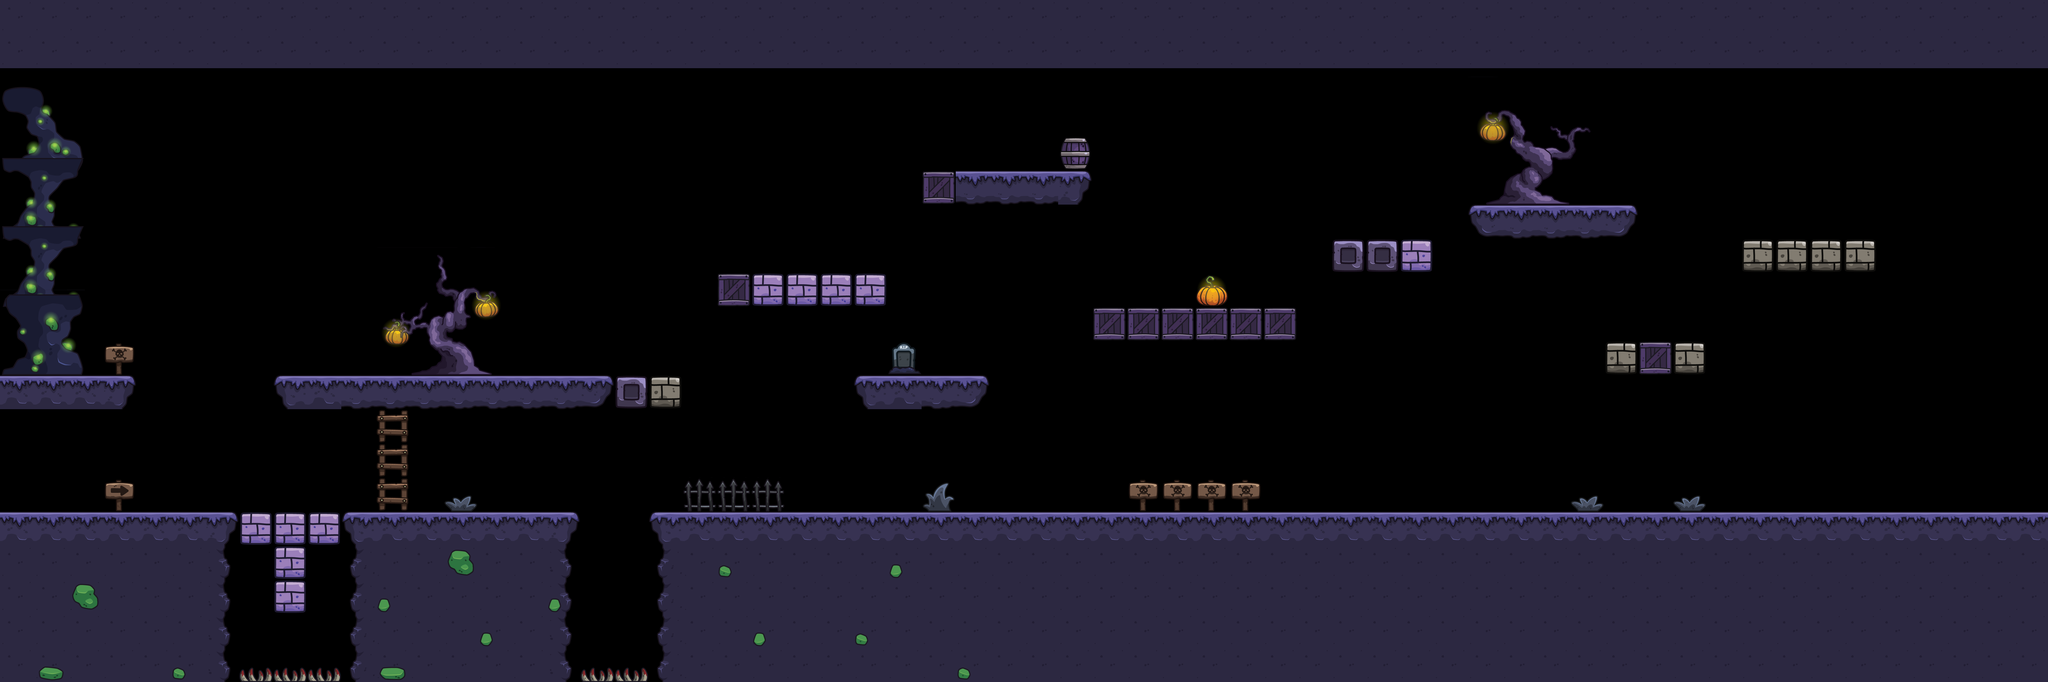

Tiled map render using the project's own tile images. Description and the map definition, with tile-layer contents summarised, below:
An orthogonal 60x20 tile map with 128x128 px tiles, 3 tile layers (BaseLayer, CeilingLayer, BackgroundLayer), 2 tilesets and 17 objects.

<map version="1.8" tiledversion="1.8.5" orientation="orthogonal" renderorder="left-down" width="60" height="20" tilewidth="128" tileheight="128" infinite="0" nextlayerid="8" nextobjectid="1">
 <tileset firstgid="1" name="Floor" tilewidth="320" tileheight="320" tilecount="30" columns="0">
  <grid orientation="orthogonal" width="10" height="10" />
  <tile id="0">
   <properties>
    <property name="floor" value="" />
   </properties>
   <image width="128" height="128" source="craftpix-561771-cartoon-2d-platformer-tileset/PNG/Platformer/Cartoon Spooky Level Set_Platformer - Bonus.png" />
   <objectgroup draworder="index" id="2">
    <object id="1" x="0" y="0" />
    <object id="2" x="0" y="0" />
    <object id="4" x="0" y="0" />
    <object id="3" x="128" y="-128" />
    <object id="5" x="0" y="0" />
    <object id="6" x="0" y="0" />
    <object id="7" x="256" y="-384" />
    <object id="8" x="128" y="0" />
    <object id="9" x="128" y="128" />
    <object id="10" x="0" y="128" />
    <object id="11" x="0" y="0" height="128" />
    <object id="12" x="0" y="0" />
    <object id="13" x="0" y="0" />
    <object id="14" x="5" y="3" width="118" height="122" />
    <object id="15" x="128" y="0" />
    <object id="16" x="128" y="0" />
    <object id="17" x="0" y="-256" width="128" height="128" />
   </objectgroup>
  </tile>
  <tile id="1">
   <properties>
    <property name="blocked" value="true" />
   </properties>
   <image width="128" height="128" source="craftpix-561771-cartoon-2d-platformer-tileset/PNG/Platformer/Cartoon Spooky Level Set_Platformer - Brick 01.png" />
  </tile>
  <tile id="2">
   <properties>
    <property name="blocked" value="true" />
   </properties>
   <image width="128" height="128" source="craftpix-561771-cartoon-2d-platformer-tileset/PNG/Platformer/Cartoon Spooky Level Set_Platformer - Brick 02.png" />
  </tile>
  <tile id="3">
   <image width="64" height="64" source="craftpix-561771-cartoon-2d-platformer-tileset/PNG/Platformer/Cartoon Spooky Level Set_Platformer - Bridge 01.png" />
  </tile>
  <tile id="4">
   <image width="64" height="64" source="craftpix-561771-cartoon-2d-platformer-tileset/PNG/Platformer/Cartoon Spooky Level Set_Platformer - Bridge 02.png" />
  </tile>
  <tile id="5">
   <properties>
    <property name="blocked" value="true" />
   </properties>
   <image width="128" height="128" source="craftpix-561771-cartoon-2d-platformer-tileset/PNG/Platformer/Cartoon Spooky Level Set_Platformer - Ground 01.png" />
  </tile>
  <tile id="6">
   <properties>
    <property name="blocked" value="true" />
   </properties>
   <image width="128" height="128" source="craftpix-561771-cartoon-2d-platformer-tileset/PNG/Platformer/Cartoon Spooky Level Set_Platformer - Ground 02.png" />
  </tile>
  <tile id="7">
   <properties>
    <property name="blocked" value="true" />
   </properties>
   <image width="128" height="128" source="craftpix-561771-cartoon-2d-platformer-tileset/PNG/Platformer/Cartoon Spooky Level Set_Platformer - Ground 03.png" />
  </tile>
  <tile id="8">
   <properties>
    <property name="blocked" value="true" />
   </properties>
   <image width="128" height="128" source="craftpix-561771-cartoon-2d-platformer-tileset/PNG/Platformer/Cartoon Spooky Level Set_Platformer - Ground 04.png" />
  </tile>
  <tile id="9">
   <properties>
    <property name="blocked" value="true" />
   </properties>
   <image width="128" height="128" source="craftpix-561771-cartoon-2d-platformer-tileset/PNG/Platformer/Cartoon Spooky Level Set_Platformer - Ground 05.png" />
  </tile>
  <tile id="10">
   <properties>
    <property name="blocked" value="true" />
   </properties>
   <image width="128" height="128" source="craftpix-561771-cartoon-2d-platformer-tileset/PNG/Platformer/Cartoon Spooky Level Set_Platformer - Ground 06.png" />
  </tile>
  <tile id="11">
   <properties>
    <property name="blocked" value="true" />
   </properties>
   <image width="128" height="128" source="craftpix-561771-cartoon-2d-platformer-tileset/PNG/Platformer/Cartoon Spooky Level Set_Platformer - Ground 07.png" />
  </tile>
  <tile id="12">
   <properties>
    <property name="blocked" value="true" />
   </properties>
   <image width="128" height="128" source="craftpix-561771-cartoon-2d-platformer-tileset/PNG/Platformer/Cartoon Spooky Level Set_Platformer - Ground 08.png" />
  </tile>
  <tile id="13">
   <image width="128" height="128" source="craftpix-561771-cartoon-2d-platformer-tileset/PNG/Platformer/Cartoon Spooky Level Set_Platformer - Ground 09.png" />
  </tile>
  <tile id="14">
   <properties>
    <property name="blocked" value="true" />
   </properties>
   <image width="128" height="128" source="craftpix-561771-cartoon-2d-platformer-tileset/PNG/Platformer/Cartoon Spooky Level Set_Platformer - Ground 10.png" />
  </tile>
  <tile id="15">
   <properties>
    <property name="blocked" value="true" />
   </properties>
   <image width="128" height="128" source="craftpix-561771-cartoon-2d-platformer-tileset/PNG/Platformer/Cartoon Spooky Level Set_Platformer - Ground 11.png" />
  </tile>
  <tile id="16">
   <properties>
    <property name="blocked" value="true" />
   </properties>
   <image width="128" height="128" source="craftpix-561771-cartoon-2d-platformer-tileset/PNG/Platformer/Cartoon Spooky Level Set_Platformer - Ground 12.png" />
  </tile>
  <tile id="17">
   <image width="128" height="128" source="craftpix-561771-cartoon-2d-platformer-tileset/PNG/Platformer/Cartoon Spooky Level Set_Platformer - Ground 13.png" />
  </tile>
  <tile id="18">
   <image width="320" height="320" source="craftpix-561771-cartoon-2d-platformer-tileset/PNG/Platformer/Cartoon Spooky Level Set_Platformer - Ground Additional 01.png" />
  </tile>
  <tile id="19">
   <image width="320" height="320" source="craftpix-561771-cartoon-2d-platformer-tileset/PNG/Platformer/Cartoon Spooky Level Set_Platformer - Ground Additional 02.png" />
  </tile>
  <tile id="20">
   <image width="320" height="320" source="craftpix-561771-cartoon-2d-platformer-tileset/PNG/Platformer/Cartoon Spooky Level Set_Platformer - Ground Additional 03.png" />
  </tile>
  <tile id="21">
   <image width="320" height="320" source="craftpix-561771-cartoon-2d-platformer-tileset/PNG/Platformer/Cartoon Spooky Level Set_Platformer - Ground Additional 04.png" />
  </tile>
  <tile id="22">
   <image width="128" height="320" source="craftpix-561771-cartoon-2d-platformer-tileset/PNG/Platformer/Cartoon Spooky Level Set_Platformer - Ground Additional 05.png" />
  </tile>
  <tile id="23">
   <image width="128" height="320" source="craftpix-561771-cartoon-2d-platformer-tileset/PNG/Platformer/Cartoon Spooky Level Set_Platformer - Ground Additional 06.png" />
  </tile>
  <tile id="24">
   <properties>
    <property name="blocked" value="true" />
   </properties>
   <image width="320" height="320" source="craftpix-561771-cartoon-2d-platformer-tileset/PNG/Platformer/Cartoon Spooky Level Set_Platformer - Ground Additional 07.png" />
  </tile>
  <tile id="25">
   <image width="128" height="128" source="craftpix-561771-cartoon-2d-platformer-tileset/PNG/Platformer/Cartoon Spooky Level Set_Platformer - Ladder.png" />
  </tile>
  <tile id="26">
   <properties>
    <property name="killed" value="true" />
   </properties>
   <image width="128" height="64" source="craftpix-561771-cartoon-2d-platformer-tileset/PNG/Platformer/Cartoon Spooky Level Set_Platformer - Spikes.png" />
  </tile>
  <tile id="27">
   <properties>
    <property name="blocked" value="true" />
   </properties>
   <image width="128" height="128" source="craftpix-561771-cartoon-2d-platformer-tileset/PNG/Platformer/Cartoon Spooky Level Set_Platformer - Stone.png" />
  </tile>
  <tile id="28">
   <image width="128" height="128" source="craftpix-561771-cartoon-2d-platformer-tileset/PNG/Platformer/Cartoon Spooky Level Set_Platformer - Wooden Barrel.png" />
  </tile>
  <tile id="29">
   <properties>
    <property name="blocked" value="true" />
   </properties>
   <image width="129" height="128" source="craftpix-561771-cartoon-2d-platformer-tileset/PNG/Platformer/Cartoon Spooky Level Set_Platformer - Wooden Box.png" />
  </tile>
 </tileset>
 <tileset firstgid="31" name="Environment" tilewidth="480" tileheight="480" tilecount="23" columns="0">
  <grid orientation="orthogonal" width="10" height="10" />
  <tile id="0">
   <image width="128" height="128" source="craftpix-561771-cartoon-2d-platformer-tileset/PNG/Environment/Cartoon Spooky Level Set_Environment - Fence 01.png" />
  </tile>
  <tile id="1">
   <image width="128" height="128" source="craftpix-561771-cartoon-2d-platformer-tileset/PNG/Environment/Cartoon Spooky Level Set_Environment - Fence 02.png" />
  </tile>
  <tile id="2">
   <image width="128" height="64" source="craftpix-561771-cartoon-2d-platformer-tileset/PNG/Environment/Cartoon Spooky Level Set_Environment - Grass 01.png" />
  </tile>
  <tile id="3">
   <image width="128" height="64" source="craftpix-561771-cartoon-2d-platformer-tileset/PNG/Environment/Cartoon Spooky Level Set_Environment - Grass 02.png" />
  </tile>
  <tile id="4">
   <image width="128" height="128" source="craftpix-561771-cartoon-2d-platformer-tileset/PNG/Environment/Cartoon Spooky Level Set_Environment - Grass 03.png" />
  </tile>
  <tile id="5">
   <image width="128" height="128" source="craftpix-561771-cartoon-2d-platformer-tileset/PNG/Environment/Cartoon Spooky Level Set_Environment - Pumpkin.png" />
  </tile>
  <tile id="6">
   <image width="128" height="128" source="craftpix-561771-cartoon-2d-platformer-tileset/PNG/Environment/Cartoon Spooky Level Set_Environment - Rock 01.png" />
  </tile>
  <tile id="7">
   <image width="128" height="128" source="craftpix-561771-cartoon-2d-platformer-tileset/PNG/Environment/Cartoon Spooky Level Set_Environment - Rock 02.png" />
  </tile>
  <tile id="8">
   <image width="128" height="64" source="craftpix-561771-cartoon-2d-platformer-tileset/PNG/Environment/Cartoon Spooky Level Set_Environment - Rock 03.png" />
  </tile>
  <tile id="9">
   <image width="128" height="64" source="craftpix-561771-cartoon-2d-platformer-tileset/PNG/Environment/Cartoon Spooky Level Set_Environment - Rock 04.png" />
  </tile>
  <tile id="10">
   <image width="64" height="64" source="craftpix-561771-cartoon-2d-platformer-tileset/PNG/Environment/Cartoon Spooky Level Set_Environment - Rock 05.png" />
  </tile>
  <tile id="11">
   <image width="64" height="64" source="craftpix-561771-cartoon-2d-platformer-tileset/PNG/Environment/Cartoon Spooky Level Set_Environment - Rock 06.png" />
  </tile>
  <tile id="12">
   <image width="64" height="64" source="craftpix-561771-cartoon-2d-platformer-tileset/PNG/Environment/Cartoon Spooky Level Set_Environment - Rock 07.png" />
  </tile>
  <tile id="13">
   <image width="64" height="64" source="craftpix-561771-cartoon-2d-platformer-tileset/PNG/Environment/Cartoon Spooky Level Set_Environment - Rock 08.png" />
  </tile>
  <tile id="14">
   <image width="128" height="128" source="craftpix-561771-cartoon-2d-platformer-tileset/PNG/Environment/Cartoon Spooky Level Set_Environment - Signpost 01.png" />
  </tile>
  <tile id="15">
   <image width="128" height="128" source="craftpix-561771-cartoon-2d-platformer-tileset/PNG/Environment/Cartoon Spooky Level Set_Environment - Signpost 02.png" />
  </tile>
  <tile id="16">
   <image width="128" height="128" source="craftpix-561771-cartoon-2d-platformer-tileset/PNG/Environment/Cartoon Spooky Level Set_Environment - Signpost 03.png" />
  </tile>
  <tile id="17">
   <image width="128" height="128" source="craftpix-561771-cartoon-2d-platformer-tileset/PNG/Environment/Cartoon Spooky Level Set_Environment - Signpost 04.png" />
  </tile>
  <tile id="18">
   <image width="128" height="128" source="craftpix-561771-cartoon-2d-platformer-tileset/PNG/Environment/Cartoon Spooky Level Set_Environment - Signpost 05.png" />
  </tile>
  <tile id="19">
   <image width="128" height="128" source="craftpix-561771-cartoon-2d-platformer-tileset/PNG/Environment/Cartoon Spooky Level Set_Environment - Signpost 06.png" />
  </tile>
  <tile id="20">
   <image width="128" height="128" source="craftpix-561771-cartoon-2d-platformer-tileset/PNG/Environment/Cartoon Spooky Level Set_Environment - Tombstone.png" />
  </tile>
  <tile id="21">
   <image width="480" height="480" source="craftpix-561771-cartoon-2d-platformer-tileset/PNG/Environment/Cartoon Spooky Level Set_Environment - Tree 01.png" />
  </tile>
  <tile id="22">
   <image width="480" height="480" source="craftpix-561771-cartoon-2d-platformer-tileset/PNG/Environment/Cartoon Spooky Level Set_Environment - Tree 02.png" />
  </tile>
 </tileset>
 <layer id="1" name="BaseLayer" width="60" height="20">
  <data>[1200 cells, 337 non-empty, 15 distinct tile ids]</data>
 </layer>
 <layer id="4" name="CeilingLayer" width="60" height="20">
  <data>[1200 cells, 120 non-empty, 1 distinct tile ids]</data>
 </layer>
 <layer id="2" name="BackgroundLayer" width="60" height="20">
  <data>[1200 cells, 37 non-empty, 18 distinct tile ids]</data>
 </layer>
</map>
